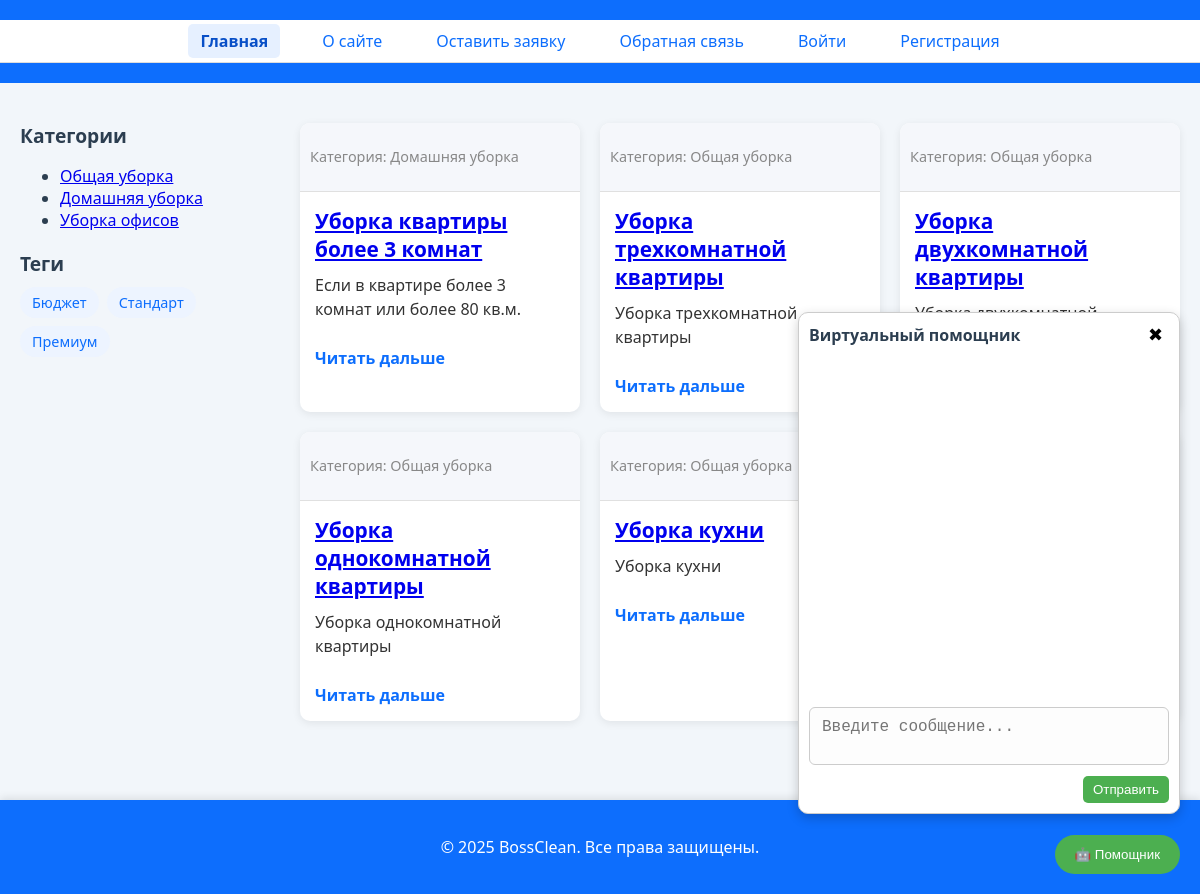
The app's page /, older data.
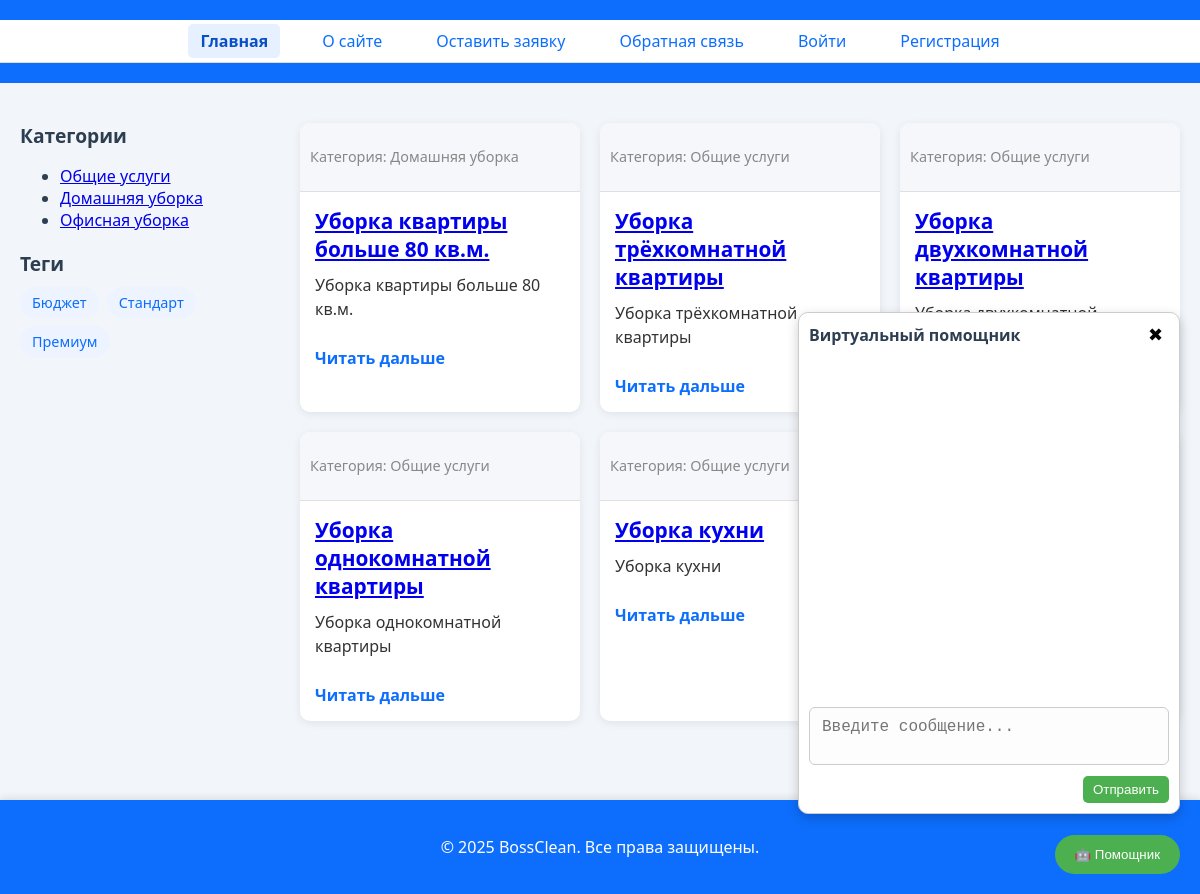
The same page, newer data.
### places/models.py (models this page shows, shortened)
class ServiceCategory(models.Model):
    name = models.CharField(max_length=100, verbose_name='Название категории')
    slug = models.SlugField(unique=True, verbose_name='URL')
    def get_absolute_url(self):
        return reverse('category', kwargs={'cat_slug': self.slug})
    class Meta:
        verbose_name = 'Категория'
        verbose_name_plural = 'Категории'

class TagService(models.Model):
    tag = models.CharField(max_length=100, db_index=True, verbose_name="Название тега")
    slug = models.SlugField(max_length=255, unique=True, db_index=True, verbose_name="URL")
    def get_absolute_url(self):
        return reverse('tag', kwargs={'tag_slug': self.slug})

class Service(models.Model):
    class Status(models.IntegerChoices):
        DRAFT = 0, 'Черновик'
        PUBLISHED = 1, 'Опубликовано'
    name = models.CharField(max_length=255, verbose_name="Название услуги")
    slug = models.SlugField(max_length=255, unique=False, db_index=True, verbose_name="URL", blank=True)
    description = models.TextField(blank=True, verbose_name="Описание")
    price = models.DecimalField(max_digits=8, decimal_places=2, verbose_name="Цена")
    is_published = models.BooleanField(
        choices=Status.choices,
        default=Status.DRAFT,
        verbose_name="Статус публикации"
    )
    category = models.ForeignKey(ServiceCategory, on_delete=models.CASCADE, default='1', verbose_name='Категория', related_name='posts')
    tags = models.ManyToManyField(TagService, blank=True, related_name='services', verbose_name="Теги")
    image = models.ImageField(upload_to='services/', blank=True, null=True)
    objects = models.Manager()         # стандартный менеджер
    published = PublishedManager()    # пользовательский менеджер
    def get_absolute_url(self):
        return reverse('service_detail', kwargs={'service_slug': self.slug})
    class Meta:
        verbose_name = 'Услуга'
        verbose_name_plural = 'Услуги'
        ordering = ['-price']
        indexes = [
            models.Index(fields=['-price']),
        ]

### places/views.py (the view)
# urls.py: path('', views.index, name='home'),
def index(request):
    services = Service.objects.filter(is_published=True)
    context = {
        'title': 'Главная',
        'posts': services,
        'cat_selected': 0,
        'active_page': 'home'
    }
    return render(request, 'places/index.html', context)

### places/templatetags/cleaning_tags.py (called while the page is built)
@register.inclusion_tag('places/list_categories.html')
def show_categories(cat_selected=0):
    cats = ServiceCategory.objects.all()
    return {"cats": cats, "cat_selected": cat_selected}

@register.inclusion_tag('places/includes/tag_block.html')
def show_all_tags():
    return {"tags": TagService.objects.all()}

### users/context_processors.py (called while the page is built)
def get_main_menu(request):
    return {'mainmenu': menu}

### places/templates/places/index.html
{% extends 'base.html' %}
{% block content %}
    <div class="posts-list">
        {% for p in posts %}
            <div class="post-item">
                <div class="article-panel">
                    {% if not cat_selected %}
                        <p class="first">Категория: {{ p.category.name }}</p>
                    {% endif %}
                </div>
                <div class="post-content">
                    <h3><a href="{{ p.get_absolute_url }}">{{ p.name }}</a></h3>
                    <p class="description">{{ p.description }}</p>
                    <a class="read-more" href="{{ p.get_absolute_url }}">Читать дальше</a>
                </div>
            </div>
        {% endfor %}
    </div>
{% endblock %}

### places/templates/base.html (shortened to what this page needs)
<!DOCTYPE html>
<html lang="ru">
<head>
    {% load static %}
    {% load cleaning_tags %}
    <link rel="stylesheet" href="{% static 'places/css/styles.css' %}">
</head>
<body>
    <div class="wrapper">
        <header>
            <nav  class="main-menu">
                <ul>
                    {% for m in mainmenu %}
                        <li class="{% if m.url_name == active_page %}selected{% endif %}">
                            <a href="{% url m.url_name %}">{{ m.title }}</a>
                        </li>
                    {% endfor %}
                    {% if user.is_authenticated %}
                        <li class="last {% if request.path == '/my_orders/' %}selected{% endif %}">
                            <a href="{% url 'my_orders' %}">Мои заявки</a>
                        </li>
                        <li class="last {% if request.path == '/users/profile/' %}selected{% endif %}">
                            <a href="{% url 'users:profile' %}">{{ user.username }}</a> |
                        </li>
                        <li class="last">
                            <a href="{% url 'users:logout' %}">Выйти</a>
                          </li>
                    {% else %}
                        <li class="last {% if request.path == '/users/login/' %}selected{% endif %}">
                            <a href="{% url 'users:login' %}">Войти</a>
                        </li>
                        <li class="last {% if request.path == '/users/register/' %}selected{% endif %}">
                            <a href="{% url 'users:register' %}">Регистрация</a>
                        </li>
                    {% endif %}
                </ul>
            </nav>
        </header>
        <div class="main-layout">
            <aside class="sidebar">
                <h3>Категории</h3>
                {% show_categories cat_selected %}
                <h3>Теги</h3>
                {% show_all_tags %}
            </aside>
            <main class="content">
                {% block content %}{% endblock %}
            </main>
        </div>
    </div>
    <footer>
        <p>&copy; 2025 BossClean. Все права защищены.</p>
    </footer>
    {% include "places/includes/yandexgpt.html" %}
</body>
</html>

### places/templates/places/list_categories.html
<ul class="category-list">
    {% for cat in cats %}
        {% if cat.id == cat_selected %}
            <li class="selected">{{ cat.name }}</li>
        {% else %}
            <li><a href="{{ cat.get_absolute_url }}">{{ cat.name }}</a></li>
        {% endif %}
    {% endfor %}
</ul>

### places/templates/places/includes/tag_block.html
{% if tags %}
<div class="tags">
    {% for t in tags %}
        <a href="{{ t.get_absolute_url }}" class="tag">{{ t.tag }}</a>
    {% endfor %}
</div>
{% endif %}

### places/templates/places/includes/yandexgpt.html (shortened to what this page needs)
<button id="chatToggle" style="
    position: fixed;
    bottom: 20px;
    right: 20px;
    background-color: #4CAF50;
    color: white;
    border: none;
    padding: 12px 20px;
    border-radius: 25px;
    cursor: pointer;
    z-index: 1000;
">
    🤖 Помощник
</button>
<div id="chatModal" style="
    display: none;
    position: fixed;
    bottom: 80px;
    right: 20px;
    width: 360px;
    height: 480px;
    background: white;
    border: 1px solid #ccc;
    border-radius: 10px;
    box-shadow: 0 4px 12px rgba(0, 0, 0, 0.2);
    padding: 10px;
    z-index: 1001;
    display: flex;
    flex-direction: column;
">
    <div style="display: flex; justify-content: space-between; align-items: center;">
        <strong>Виртуальный помощник</strong>
        <button onclick="document.getElementById('chatModal').style.display='none'" style="
            border: none;
            background: none;
            font-size: 18px;
            cursor: pointer;
        ">✖</button>
    </div>
    <div id="chatHistory" style="
        flex-grow: 1;
        overflow-y: auto;
        margin-top: 10px;
        padding-right: 5px;
        font-size: 14px;
    ">
    </div>
    <div style="margin-top: 10px;">
        <textarea id="chatPrompt" rows="2" placeholder="Введите сообщение..." style="width: 100%; resize: none;"></textarea>
        <button id="sendChat" style="
            margin-top: 6px;
            background-color: #4CAF50;
            color: white;
            border: none;
            padding: 6px 10px;
            border-radius: 5px;
            cursor: pointer;
            float: right;
        ">Отправить</button>
    </div>
</div>

### places/static/places/css/styles.css (style rules this page uses)
html, body { font-family: 'Segoe UI', sans-serif; background-color: #f2f6fa; color: #2c3e50; height: 100%; margin: 0; padding: 0; }
.wrapper { min-height: 100%; display: flex; flex-direction: column; }
.main-layout { flex: 1; display: flex; padding: 20px; }
header { background-color: #0d6efd; color: white; padding: 20px 0; text-align: center; }
nav { background-color: #ffffff; border-bottom: 1px solid #ddd; }
nav ul { display: flex; justify-content: center; flex-wrap: wrap; list-style: none; margin: 0; padding: 10px 0; }
nav ul li { margin: 0 15px; }
nav ul li a { color: #0d6efd; font-size: 1rem; padding: 6px 12px; text-decoration: none; border-radius: 5px; transition: background-color 0.2s; }
nav ul li.selected a { font-weight: bold; background-color: #e6f0ff; color: #084fc7; }
footer { background-color: #0d6efd; color: white; text-align: center; padding: 20px 0; font-size: 1rem; box-shadow: 0 -2px 8px rgba(0, 0, 0, 0.1); }
.posts-list { display: grid; grid-template-columns: repeat(auto-fit, minmax(280px, 1fr)); gap: 20px; margin-top: 20px; }
.post-item { background-color: white; border-radius: 10px; box-shadow: 0 2px 8px rgba(0, 0, 0, 0.08); transition: transform 0.3s ease; overflow: hidden; }
.article-panel { background-color: #f5f7fb; padding: 10px; border-bottom: 1px solid #e0e0e0; }
.article-panel .first { font-size: 0.9rem; color: #888; }
.post-content { padding: 15px; }
.post-content h3 { font-size: 1.3rem; margin: 0; color: #0d6efd; }
.post-content .description { margin-top: 10px; font-size: 1rem; line-height: 1.5; color: #333; }
.read-more { display: inline-block; margin-top: 10px; color: #0d6efd; text-decoration: none; font-weight: bold; }
.main-layout { display: flex; gap: 30px; padding: 20px; flex-wrap: wrap; }
.sidebar { flex: 0 0 250px; }
.content { flex: 1; }
.sidebar h3 { font-size: 1.2rem; margin-bottom: 10px; }
.tags { display: flex; flex-wrap: wrap; gap: 8px; margin-top: 10px; }
.tag { background-color: #edf4ff; color: #0d6efd; padding: 6px 12px; border-radius: 20px; font-size: 0.9rem; text-decoration: none; transition: background-color 0.3s; }
input[type="text"], input[type="email"], input[type="date"], select, textarea { width: 100%; padding: 10px 12px; font-size: 1rem; border: 1px solid #ccc; border-radius: 6px; background-color: #fdfdfd; box-sizing: border-box; transition: border-color 0.3s; }

Row changes from the older to the newer data that the page shows:
changed ServiceCategory: name "Общая уборка" → "Общие услуги"
changed ServiceCategory: name "Уборка офисов" → "Офисная уборка"
changed Service "Домашняя уборка": name "Уборка квартиры более 3 комнат" → "Уборка квартиры больше 80 кв.м."; description "Если в квартире более 3 комнат или более 80 кв.м." → "Уборка квартиры больше 80 кв.м."
changed Service: category.name "Общая уборка" → "Общие услуги"; name "Уборка трехкомнатной квартиры" → "Уборка трёхкомнатной квартиры"; description "Уборка трехкомнатной квартиры" → "Уборка трёхкомнатной квартиры"
changed through a linked row, Service "Уборка двухкомнатной квартиры": category.name "Общая уборка" → "Общие услуги"
changed through a linked row, Service "Уборка однокомнатной квартиры": category.name "Общая уборка" → "Общие услуги"
changed through a linked row, Service "Уборка кухни": category.name "Общая уборка" → "Общие услуги"
